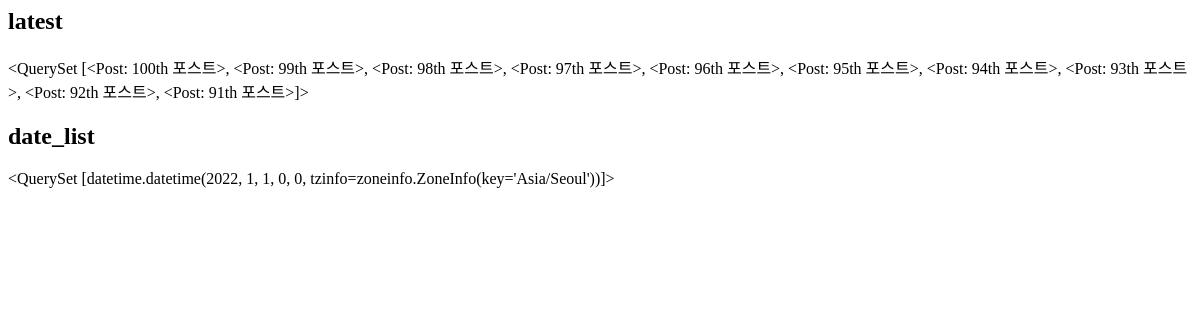
The app's page /instagram/archive/, older data.
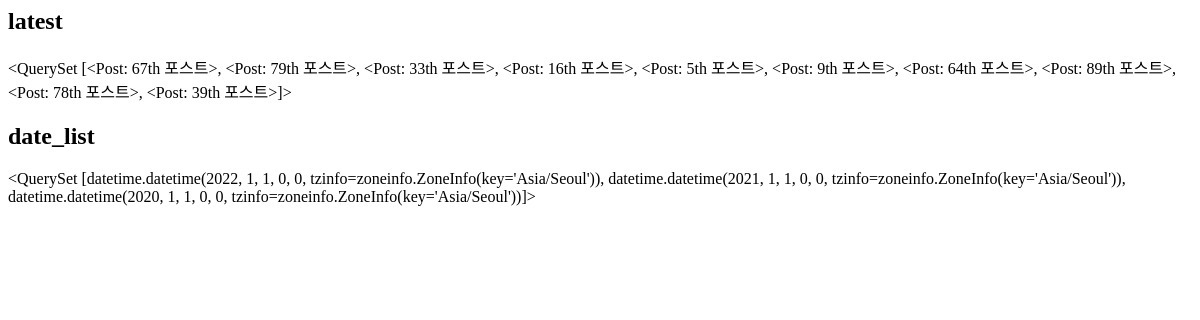
The same page, newer data.
### instagram/models.py (models this page shows)
class Post(models.Model):
    author = models.ForeignKey(settings.AUTH_USER_MODEL, on_delete=models.CASCADE,
    related_name='instagram_post_set') # reverse_name을 포기하려면 related_name='+'
    photo = models.ImageField(blank=True, upload_to=uuid_name_upload_to)
    message = models.TextField()
    tag_set = models.ManyToManyField('Tag', blank=True) # ManyToManyField(to, blank)
    is_public = models.BooleanField(default=False, verbose_name='공개여부')
    created_at = models.DateTimeField(auto_now_add=True) # 생성시간
    updated_at = models.DateField(auto_now=True) # 수정시간
    class Meta:
        ordering  = ['-id']
    def __str__(self):
        return self.message

### instagram/templates/instagram/post_archive.html
<h2>latest</h2>
{{ latest }}
<h2>date_list</h2>
{{ date_list }}

Row changes from the older to the newer data that the page shows:
no longer on this page (row edited): Post: message.message "<QuerySet [<Post: 100th 포스트>, <Post: 99th 포스트>, <Post: 98th 포스트>, <Post: 97th 포스트>, <Post: 96th 포스트>, <Post: 95th 포스트>, <Post: 94th 포스트>, <Post: 93th 포스트>, <Post: 92th 포스트>, <Post: 91th 포스트>]>"
now on this page (row edited): Post: message.message "<QuerySet [<Post: 67th 포스트>, <Post: 79th 포스트>, <Post: 33th 포스트>, <Post: 16th 포스트>, <Post: 5th 포스트>, <Post: 9th 포스트>, <Post: 64th 포스트>, <Post: 89th 포스트>, <Post: 78th 포스트>, <Post: 39th 포스트>]>"
Text that changed along with them:
{{ date_list }}: "<QuerySet [datetime.datetime(2022, 1, 1, 0, 0, tzinfo=zoneinfo.ZoneInfo(key='Asia/Seoul'))]>" → "…1, 1, 0, 0, tzinfo=zoneinfo.ZoneInfo(key='Asia/Seoul')), datetime.datetime(2021, 1, 1, 0, 0, tzinfo=zoneinfo.ZoneInfo(key='Asia/Seoul')), datetime.datetime(2020, 1, 1, 0, 0, tzinfo=zoneinfo.ZoneInfo(key='Asia/Seoul'))]>"
